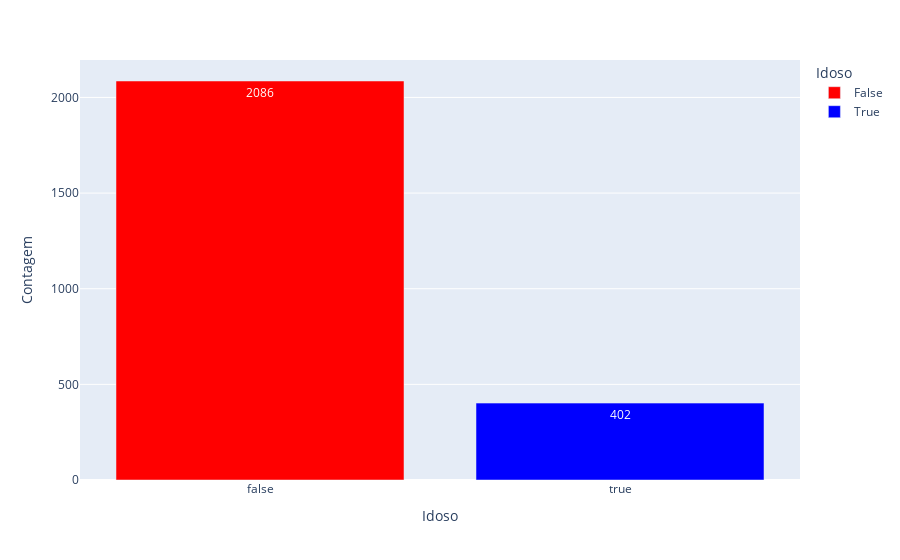
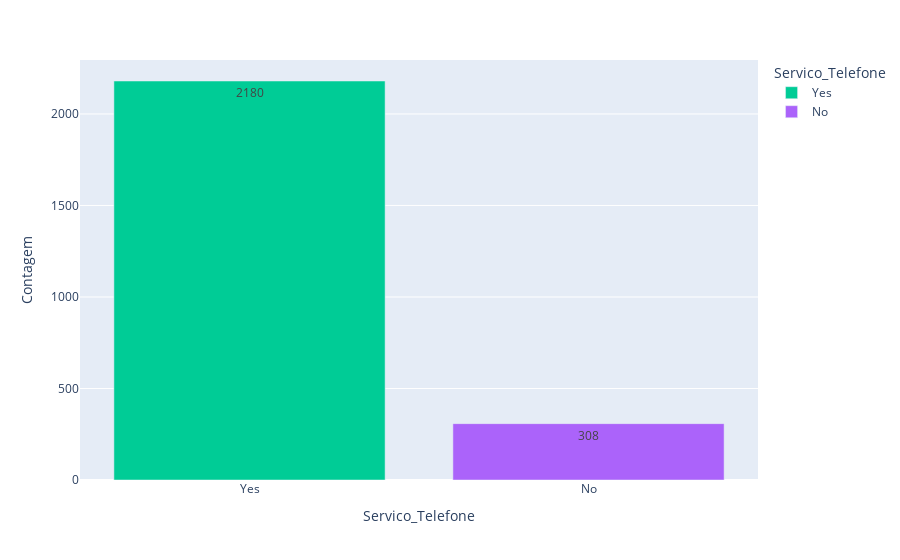
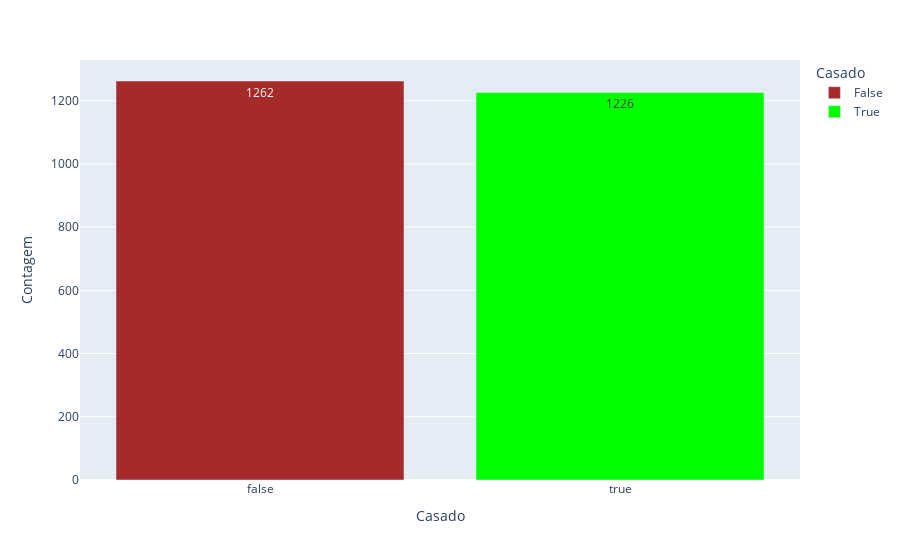
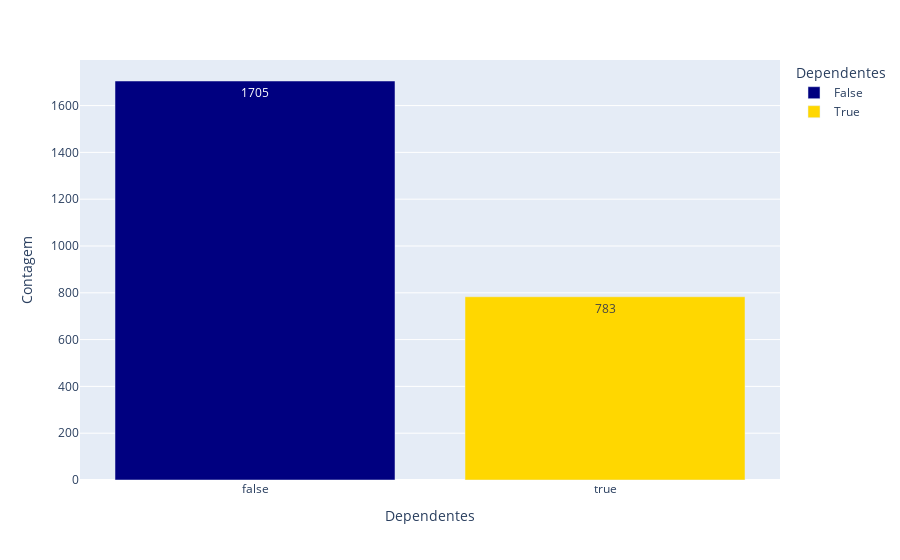

Source (notebook cell) for these figures, in order:
### Markdown cell above
D) Resposta:

### Code cell
# Idosos

contagem_idoso = df['Idoso'].value_counts().reset_index()
contagem_idoso.columns = ['Idoso', 'Contagem']

px.bar(
    contagem_idoso,
    x='Idoso',
    y='Contagem',
    color='Idoso',
    color_discrete_map={False: 'red', True: 'blue'},
    text='Contagem'  # Mostra o número em cima da barra
)

# Não é balaceado, indicando que os idosos não utilizam muito a marca.

# Serviço de telefone

contagem_Telefone = df['Servico_Telefone'].value_counts().reset_index()
contagem_Telefone.columns = ['Servico_Telefone', 'Contagem']

px.bar(
    contagem_Telefone,
    x='Servico_Telefone',
    y='Contagem',
    color='Servico_Telefone',
    color_discrete_map={False: 'green', True: 'purple'},
    text='Contagem'
)

# Não é balanceado, mas de um forma positiva já que a maioria dos clientes utilizam serviço de telefone

# Casados

contagem_Casado = df['Casado'].value_counts().reset_index()
contagem_Casado.columns = ['Casado', 'Contagem']

px.bar(
    contagem_Casado,
    x='Casado',
    y='Contagem',
    color='Casado',
    color_discrete_map={False: 'brown', True: 'lime'},
    text='Contagem' 
)

# Até agora foi o mais balanceado já que a distribuição dos clientes é bem parecida, tendo muitos casados e muitos que não são.

# Tem dependentes

contagem_Dependentes = df['Dependentes'].value_counts().reset_index()
contagem_Dependentes.columns = ['Dependentes', 'Contagem']

px.bar(
    contagem_Dependentes,
    x='Dependentes',
    y='Contagem',
    color='Dependentes',
    color_discrete_map={False: 'navy', True: 'gold'},
    text='Contagem' 
)

# Não é balanceados, a maioria não tem dependentes.

# Taxa de Churn

contagem_Churn = df['Churn'].value_counts().reset_index()
contagem_Churn.columns = ['Churn', 'Contagem']

px.bar(
    contagem_Churn,
    x='Churn',
    y='Contagem',
    color='Churn',
    color_discrete_map={False: 'darkorange', True: 'lightblue'},
    text='Contagem' 
)

# Não é balanceado mas também em um sentido positivo vistos que a maioria dos clientes não deram churn.

### Figure 1 — Plotly figure (JSON) as saved in the notebook; plotly's stock layout.template omitted (floating-point values rounded to 4 significant figures)
{"data": [{"alignmentgroup": "True", "hovertemplate": "Idoso=%{x}<br>Contagem=%{text}<extra></extra>", "legendgroup": "False", "marker": {"color": "red", "pattern": {"shape": ""}}, "name": "False", "offsetgroup": "False", "orientation": "v", "showlegend": true, "text": [2086], "textposition": "auto", "type": "bar", "x": [false], "xaxis": "x", "y": [2086], "yaxis": "y"}, {"alignmentgroup": "True", "hovertemplate": "Idoso=%{x}<br>Contagem=%{text}<extra></extra>", "legendgroup": "True", "marker": {"color": "blue", "pattern": {"shape": ""}}, "name": "True", "offsetgroup": "True", "orientation": "v", "showlegend": true, "text": [402], "textposition": "auto", "type": "bar", "x": [true], "xaxis": "x", "y": [402], "yaxis": "y"}], "layout": {"barmode": "relative", "legend": {"title": {"text": "Idoso"}, "tracegroupgap": 0}, "margin": {"t": 60}, "xaxis": {"anchor": "y", "categoryarray": [false, true], "categoryorder": "array", "domain": [0, 1], "title": {"text": "Idoso"}}, "yaxis": {"anchor": "x", "domain": [0, 1], "title": {"text": "Contagem"}}}}

### Figure 2 — Plotly figure (JSON) as saved in the notebook; plotly's stock layout.template omitted (floating-point values rounded to 4 significant figures)
{"data": [{"alignmentgroup": "True", "hovertemplate": "Servico_Telefone=%{x}<br>Contagem=%{text}<extra></extra>", "legendgroup": "Yes", "marker": {"color": "#00cc96", "pattern": {"shape": ""}}, "name": "Yes", "offsetgroup": "Yes", "orientation": "v", "showlegend": true, "text": [2180], "textposition": "auto", "type": "bar", "x": ["Yes"], "xaxis": "x", "y": [2180], "yaxis": "y"}, {"alignmentgroup": "True", "hovertemplate": "Servico_Telefone=%{x}<br>Contagem=%{text}<extra></extra>", "legendgroup": "No", "marker": {"color": "#ab63fa", "pattern": {"shape": ""}}, "name": "No", "offsetgroup": "No", "orientation": "v", "showlegend": true, "text": [308], "textposition": "auto", "type": "bar", "x": ["No"], "xaxis": "x", "y": [308], "yaxis": "y"}], "layout": {"barmode": "relative", "legend": {"title": {"text": "Servico_Telefone"}, "tracegroupgap": 0}, "margin": {"t": 60}, "xaxis": {"anchor": "y", "categoryarray": ["Yes", "No"], "categoryorder": "array", "domain": [0, 1], "title": {"text": "Servico_Telefone"}}, "yaxis": {"anchor": "x", "domain": [0, 1], "title": {"text": "Contagem"}}}}

### Figure 3 — Plotly figure (JSON) as saved in the notebook; plotly's stock layout.template omitted (floating-point values rounded to 4 significant figures)
{"data": [{"alignmentgroup": "True", "hovertemplate": "Casado=%{x}<br>Contagem=%{text}<extra></extra>", "legendgroup": "False", "marker": {"color": "brown", "pattern": {"shape": ""}}, "name": "False", "offsetgroup": "False", "orientation": "v", "showlegend": true, "text": [1262], "textposition": "auto", "type": "bar", "x": [false], "xaxis": "x", "y": [1262], "yaxis": "y"}, {"alignmentgroup": "True", "hovertemplate": "Casado=%{x}<br>Contagem=%{text}<extra></extra>", "legendgroup": "True", "marker": {"color": "lime", "pattern": {"shape": ""}}, "name": "True", "offsetgroup": "True", "orientation": "v", "showlegend": true, "text": [1226], "textposition": "auto", "type": "bar", "x": [true], "xaxis": "x", "y": [1226], "yaxis": "y"}], "layout": {"barmode": "relative", "legend": {"title": {"text": "Casado"}, "tracegroupgap": 0}, "margin": {"t": 60}, "xaxis": {"anchor": "y", "categoryarray": [false, true], "categoryorder": "array", "domain": [0, 1], "title": {"text": "Casado"}}, "yaxis": {"anchor": "x", "domain": [0, 1], "title": {"text": "Contagem"}}}}

### Figure 4 — Plotly figure (JSON) as saved in the notebook; plotly's stock layout.template omitted (floating-point values rounded to 4 significant figures)
{"data": [{"alignmentgroup": "True", "hovertemplate": "Dependentes=%{x}<br>Contagem=%{text}<extra></extra>", "legendgroup": "False", "marker": {"color": "navy", "pattern": {"shape": ""}}, "name": "False", "offsetgroup": "False", "orientation": "v", "showlegend": true, "text": [1705], "textposition": "auto", "type": "bar", "x": [false], "xaxis": "x", "y": [1705], "yaxis": "y"}, {"alignmentgroup": "True", "hovertemplate": "Dependentes=%{x}<br>Contagem=%{text}<extra></extra>", "legendgroup": "True", "marker": {"color": "gold", "pattern": {"shape": ""}}, "name": "True", "offsetgroup": "True", "orientation": "v", "showlegend": true, "text": [783], "textposition": "auto", "type": "bar", "x": [true], "xaxis": "x", "y": [783], "yaxis": "y"}], "layout": {"barmode": "relative", "legend": {"title": {"text": "Dependentes"}, "tracegroupgap": 0}, "margin": {"t": 60}, "xaxis": {"anchor": "y", "categoryarray": [false, true], "categoryorder": "array", "domain": [0, 1], "title": {"text": "Dependentes"}}, "yaxis": {"anchor": "x", "domain": [0, 1], "title": {"text": "Contagem"}}}}
